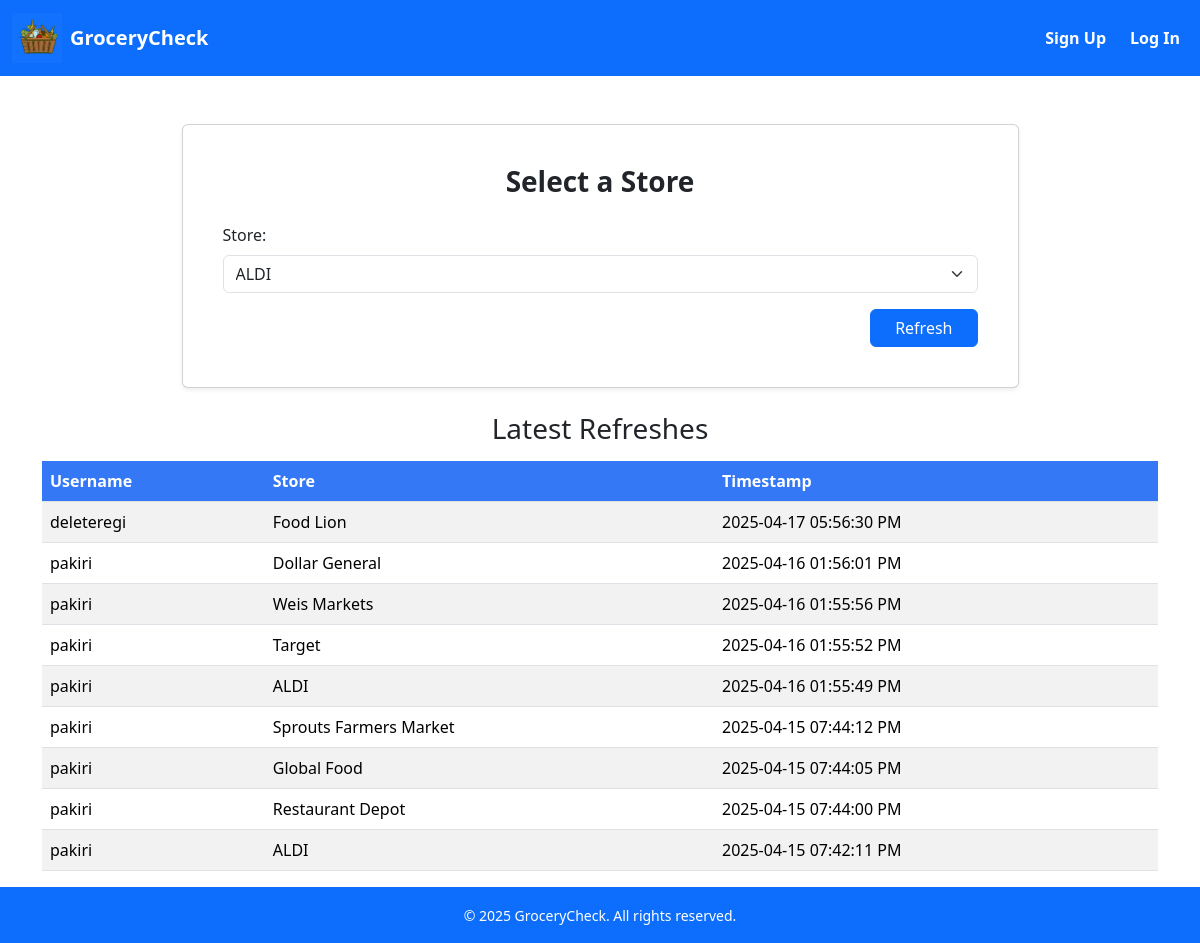
Page /admin/refresh on the committed database.
### src/app.py (models this page shows)
class Refreshes(db.Model):
    __tablename__ = "Refreshes"
    refresh_id = db.Column(db.Integer, primary_key=True)
    user_id = db.Column(db.Integer, db.ForeignKey('Users.id'))
    store_id = db.Column(db.Integer, db.ForeignKey('Stores.store_id'))
    timestamp = db.Column(db.String(150), nullable=False)
    user = relationship('User', backref='refresh')
    store = relationship('Stores', backref='refresh')

class User(db.Model):
    __tablename__ = "Users"
    id = db.Column(db.Integer, primary_key=True)
    username = db.Column(db.String(150), nullable=False, unique=True)
    email = db.Column(db.String(120), nullable=False, unique=True)
    password = db.Column(db.String(150), nullable=False)
    role = db.Column(db.String(5), nullable=False)

### src/app.py (the view)
@app.route('/admin/refresh')
def refresh():
    stores = Stores.query.all()
    refreshes = Refreshes.query.order_by(Refreshes.refresh_id.desc()).all() # query refreshes in descending order
    return render_template('refreshList.html', stores=stores, refreshes=refreshes)

### src/templates/refreshList.html (shortened to what this page needs)
<!DOCTYPE html>
<html lang="en">
<head>
    <link rel="stylesheet" href="{{ url_for('static', filename='bootstrap/css/bootstrap.min.css') }}">
</head>
<body class="d-flex flex-column min-vh-100">
    <nav class="navbar navbar-expand-lg navbar-dark bg-primary mb-4">
        <div class="container-fluid">
            <a class="navbar-brand d-flex align-items-center gap-2" href="/">
                <img src="{{ url_for('static', filename='images/logo.png') }}" alt="Logo" width="50" height="50"
                    class="d-inline-block align-text-top">
                <span class="fw-bold text-white">GroceryCheck</span>
            </a>
            <div class="collapse navbar-collapse" id="navbarContent">
                <ul class="navbar-nav ms-auto mb-2 mb-lg-0 ">
                    {% if session['GCusername'] %}
                    <li class="nav-item">
                        <span class="nav-link disabled text-white fw-bold">Hello, {{ session['GCusername'] }}!</span>
                    </li>
                        {% if session['GCuser_role'] == "admin" %}
                        <li class="nav-item dropdown">
                            <a class="nav-link dropdown-toggle text-white fw-bold" href="#" id="adminDropdown" role="button"
                                data-bs-toggle="dropdown" aria-expanded="false">
                                Admin
                            </a>
                            <div class="dropdown-menu" aria-labelledby="dropdownMenuLink">
                                <a class="dropdown-item" href="/admin/refresh">Refresh List</a>
                                <a class="dropdown-item" href="/admin/reports">Access Reports</a>
                                <a class="dropdown-item" href="/admin/users">View Users</a>
                            </div>
                            <!-- <div class="dropdown-menu" aria-labelledby="dropdownMenuLink">
                                <a class="dropdown-item" href="/admin/refresh">Refresh List</a>
                                <a class="dropdown-item" href="/admin/reports">Access Reports</a>
                            </div> -->
                        </li>
                        {% endif %}
                    <li class="nav-item">
                        <a class="nav-link text-white fw-bold" href="{{ url_for('displayAlerts') }}">My Alerts</a>
                    </li>
                    <li class="nav-item">
                        <a class="nav-link text-white fw-bold" href="{{ url_for('logout') }}">Log Out</a>
                    </li>
                    {% else %}
                    <li class="nav-item">
                        <a class="nav-link btn btn-light me-2 text-white fw-bold" href="{{ url_for('register') }}">Sign
                            Up</a>
                    </li>
                    <li class="nav-item">
                        <a class="nav-link btn btn-light text-white fw-bold" href="{{ url_for('login') }}">Log In</a>
                    </li>
                    {% endif %}
                </ul>
            </div>
        </div>
    </nav>
    <div class="container my-4">
        <div class="card shadow-sm mx-auto w-75 px-4 py-4">
            <div class="card-body">
                <h3 class="card-title text-center mb-4 fw-semibold">Select a Store</h3>
                <form action="/admin/refreshInfo" method="POST">
                    <div class="mb-3">
                        <label for="user_store" class="form-label">Store:</label>
                        <select name="user_store" id="user_store" class="form-select">
                            {% for store in stores %}
                                <option value="{{ store.store_id }}">{{ store.store_name }}</option>
                            {% endfor %}
                        </select>
                    </div>
                    <div class="text-end">
                        <button type="submit" class="btn btn-primary px-4">Refresh</button>
                    </div>
                </form>
            </div>
        </div>
    </div>
    <div class="container">
        <h3 class="text-center">Latest Refreshes</h3>
        <table class="table table-striped my-3">
            <thead class="custom-header">
                <tr>
                    <th scope="col">Username</th>
                    <th scope="col">Store</th>
                    <th scope="col">Timestamp</th>
                </tr>
            </thead>
            <tbody>
                {% for refresh in refreshes %}
                <tr>
                    <td>{{refresh.user.username}}</td>
                    <td>{{refresh.store.store_name}}</td>
                    <td>{{refresh.timestamp}}</td>
                </tr>
                {% endfor %}
            </tbody>
        </table>
    </div>
    <footer class="bg-primary text-white text-center py-3 mt-auto">
        <div class="container">
            <small>&copy; 2025 GroceryCheck. All rights reserved.</small>
        </div>
    </footer>
</body>
</html>

### src/templates/refreshList.html (style rules this page uses)
.custom-header th { background-color: #3478f6 !important; color: white !important; }

### rows in the picture
Refreshes: user.username "deleteregi", store.store_name "Food Lion", timestamp "2025-04-17 05:56:30 PM"
Refreshes: user.username "pakiri", store.store_name "Dollar General", timestamp "2025-04-16 01:56:01 PM"
Refreshes: user.username "pakiri", store.store_name "Weis Markets", timestamp "2025-04-16 01:55:56 PM"
Refreshes: user.username "pakiri", store.store_name "Target", timestamp "2025-04-16 01:55:52 PM"
Refreshes: user.username "pakiri", store.store_name "ALDI", timestamp "2025-04-16 01:55:49 PM"
Refreshes: user.username "pakiri", store.store_name "Sprouts Farmers Market", timestamp "2025-04-15 07:44:12 PM"
Refreshes: user.username "pakiri", store.store_name "Global Food", timestamp "2025-04-15 07:44:05 PM"
Refreshes: user.username "pakiri", store.store_name "Restaurant Depot", timestamp "2025-04-15 07:44:00 PM"
Refreshes: user.username "pakiri", store.store_name "ALDI", timestamp "2025-04-15 07:42:11 PM"

### other values in the picture
form field user_store "ALDI"
